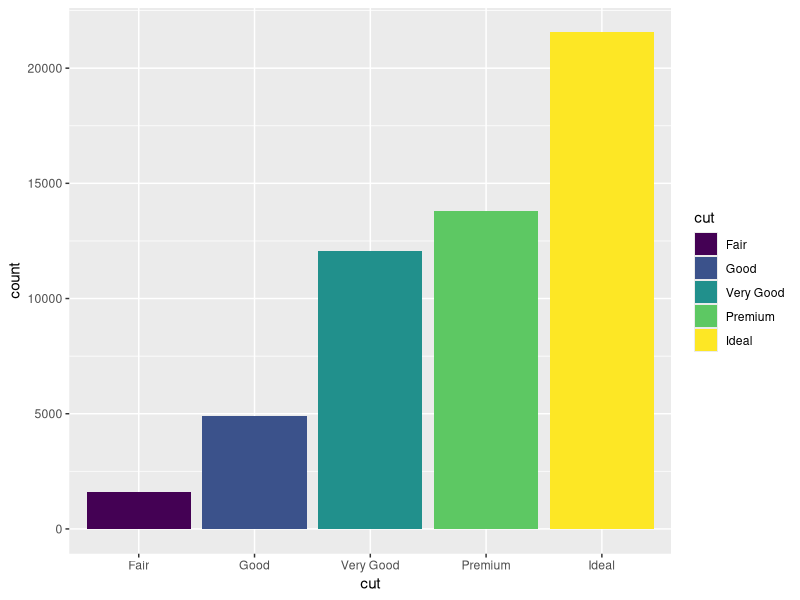
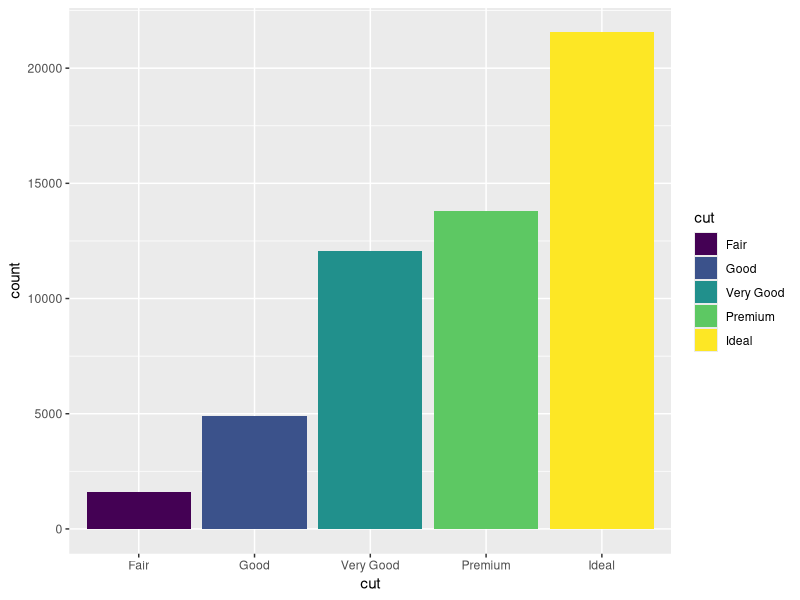
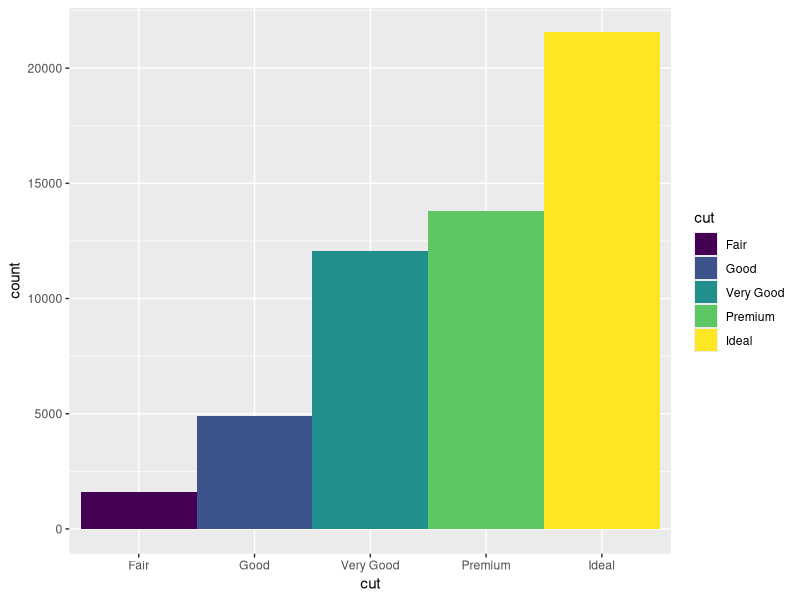
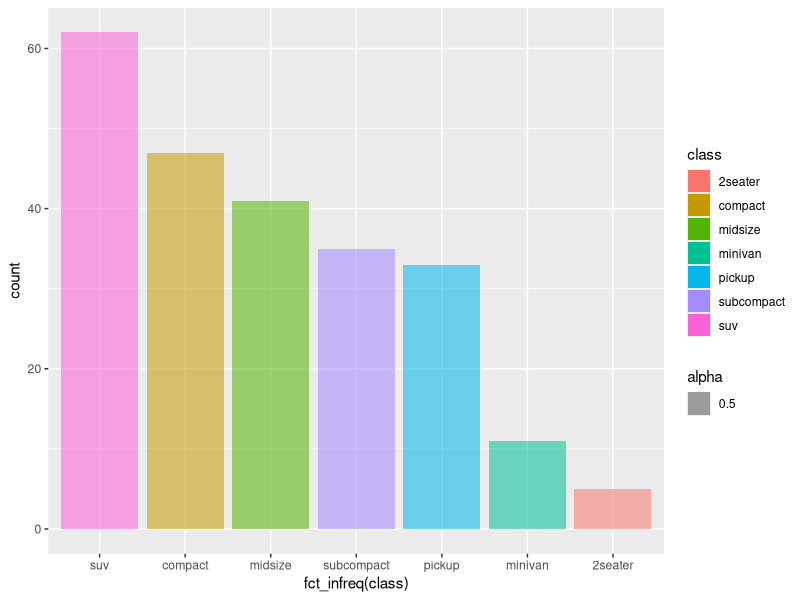
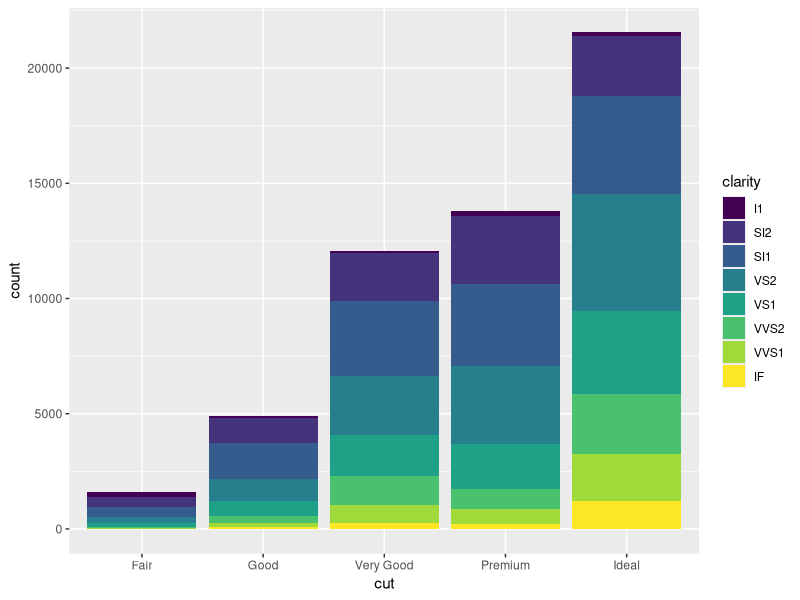
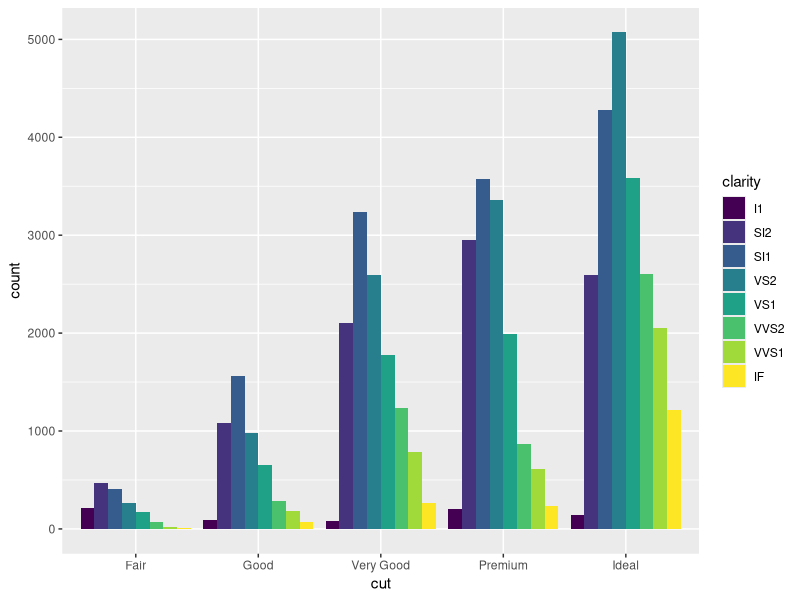
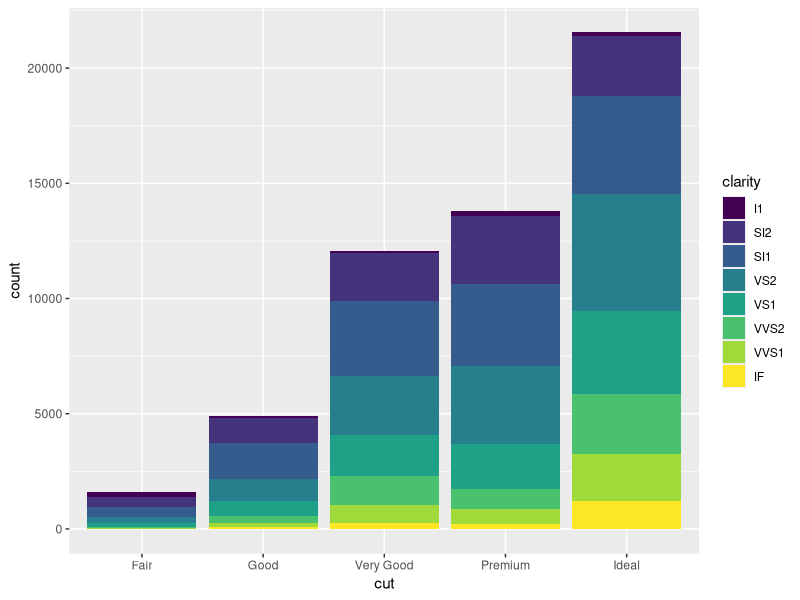
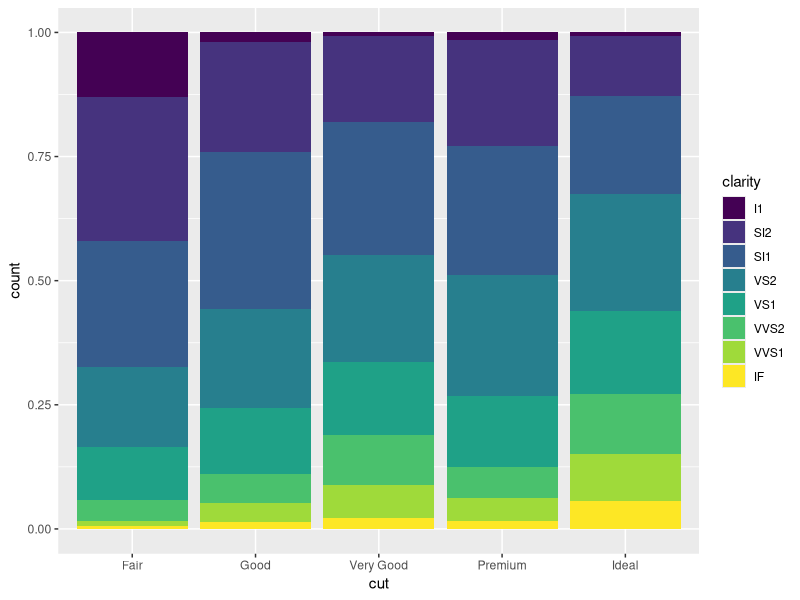

Write R code to recreate these figures, in order.
#R primers ggplot
library(tidyverse)
ggplot(data = diamonds) +
  geom_bar(mapping = aes(x = cut, fill = cut))

ggplot(data = diamonds) +
  geom_bar(mapping = aes(x = cut, fill = cut))


ggplot(data = diamonds) +
  geom_bar(mapping = aes(x = cut, fill = cut), width = 1)

ggplot(data=mpg)+ geom_bar(aes(x=fct_infreq(class), fill=class, alpha=0.5))


ggplot(data = diamonds) +
  geom_bar(mapping = aes(x = cut, fill = clarity))

#para ver en forma de histograma
ggplot(data = diamonds) +
  geom_bar(mapping = aes(x = cut, fill = clarity), position = "dodge")

#stacked bars
ggplot(data = diamonds) +
  geom_bar(mapping = aes(x = cut, fill = clarity), position = "stack")

#barras apiladas
ggplot(data = diamonds) +
  geom_bar(mapping = aes(x = cut, fill = clarity), position = "fill")

#posicion identidad
ggplot(data = diamonds) +
  geom_bar(mapping = aes(x = cut, fill = clarity), position = "identity")

## e